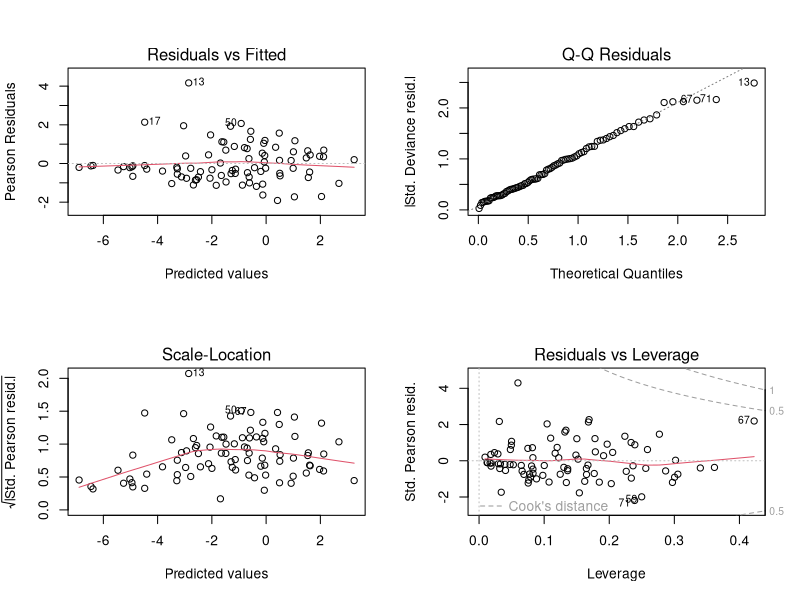

Source code (R):
rm(list = ls())

#8.1.1 승산비와 상대위험도 그리고 사례-대조 연구
data(esoph)
head(esoph, 3)
attach(esoph)

names(esoph)
##반응변수 설정
y = cbind(ncases, ncontrols)
##설명변수 범주 이름 재설정
# 어떤 범주들이 들어있는지 확인
levels(agegp)
# 원래 순서형이었던 연령대를, 순서 없는 명목형 변수로 강제 변환
n.agegp = factor(agegp, ordered = FALSE)
levels(n.agegp) = c("25-34", "35-44", "45-54", "55-64", "65-74", "75+")
#음주량
levels(alcgp)
n.alcgp = factor(alcgp, ordered=FALSE)
levels(n.alcgp) = c("0-39", "40-79", "80-119", "120+")
#흡연량
levels(tobgp)
n.tobgp = factor(tobgp, ordered = FALSE)
levels(tobgp) = c("0-9", "10-19", "20-29", "30+")

##로지스틱 회귀모형 적합하기
logit_main = glm(y~n.agegp+n.alcgp+n.tobgp, family=binomial(link=logit))
summary(logit_main)

logit_main0 = glm(y~1, family=binomial(link=logit))
anova(logit_main0, logit_main, test="LRT")

#잔차분석
par(mfrow=c(2,2))
plot(logit_main)

#회귀계수 추정값의 해석
exp(coef(logit_main))
#95%신뢰구간
exp(confint(logit_main, parm="n.alcgp40-79", level=0.95))

## 설명변수 범주 통합과 모형의 간결성
# 나이의 세 범주 통합
n4.agegp = n.agegp
levels(n4.agegp)[4:6] = "54+" 
levels(n4.agegp)
#흡연량의 두 범주 통합
n3.tobgp = n.tobgp
levels(n3.tobgp)[2:3] = "10-29"
levels(n3.tobgp)
##통합 범주 사용 모형 적합
logit_main.r = glm(y ~ n4.agegp+n.alcgp+n3.tobgp, family=binomial(link = logit))
summary(logit_main.r)

#모형(8.10) vs 모형(8.8)의 모형선택에 대한 가능도비 검정
anova(logit_main.r, logit_main, test="LRT")






